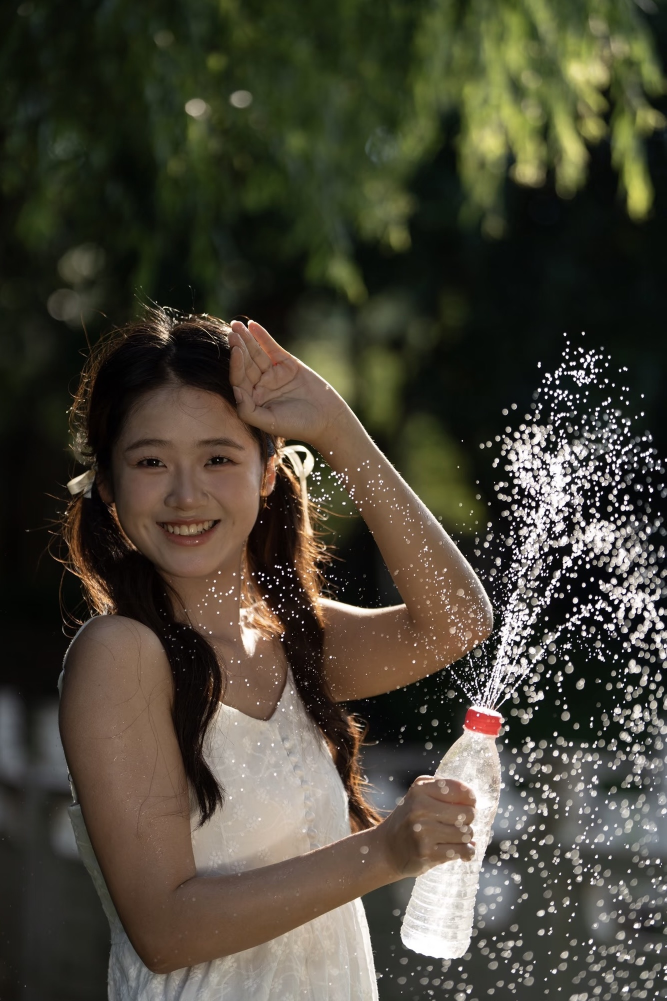
#> input picture tests/fixtures/real_portrait/source_original.jpg, 1333 x 2001 px (shown at 1/2 size)
$ python -i image_metrics.py   (imports and definitions only)
#> lines starting #> are read from the running program, lines starting #| are printed output that depends on the picture
"""Small deterministic image metrics shared by reviews and guards."""

from __future__ import annotations

from typing import Any

import numpy as np
from PIL import Image


def compute_image_metrics(image_path: str, mask_path: str | None = None) -> dict[str, float]:
    """Compute lightweight luminance and saturation metrics for an image."""

    image = Image.open(image_path).convert("RGB")
#> image is the input picture: PIL image 1333x2001 RGB; mean R, G, B 73.2, 69.1, 55.6
    image_np = np.asarray(image, dtype=np.float32)
    gray = np.dot(image_np[..., :3], [0.299, 0.587, 0.114])
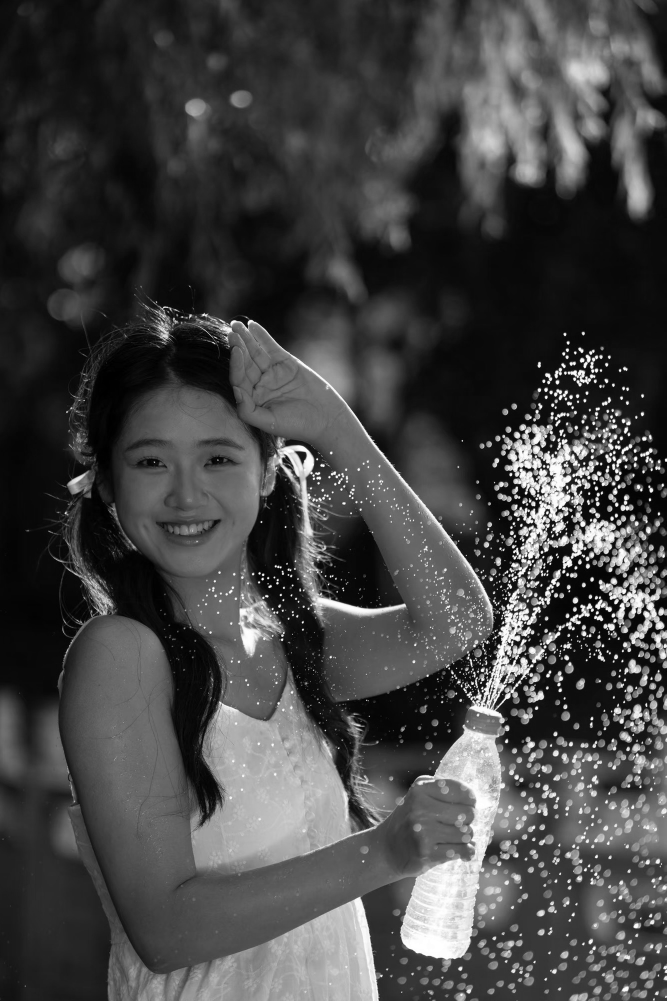
#> gray: shape (2001, 1333) float64 (shown at 1/2 size); min 0, max 255, mean 68.8
    rgb01 = image_np / 255.0
    rgb_max = rgb01.max(axis=2)
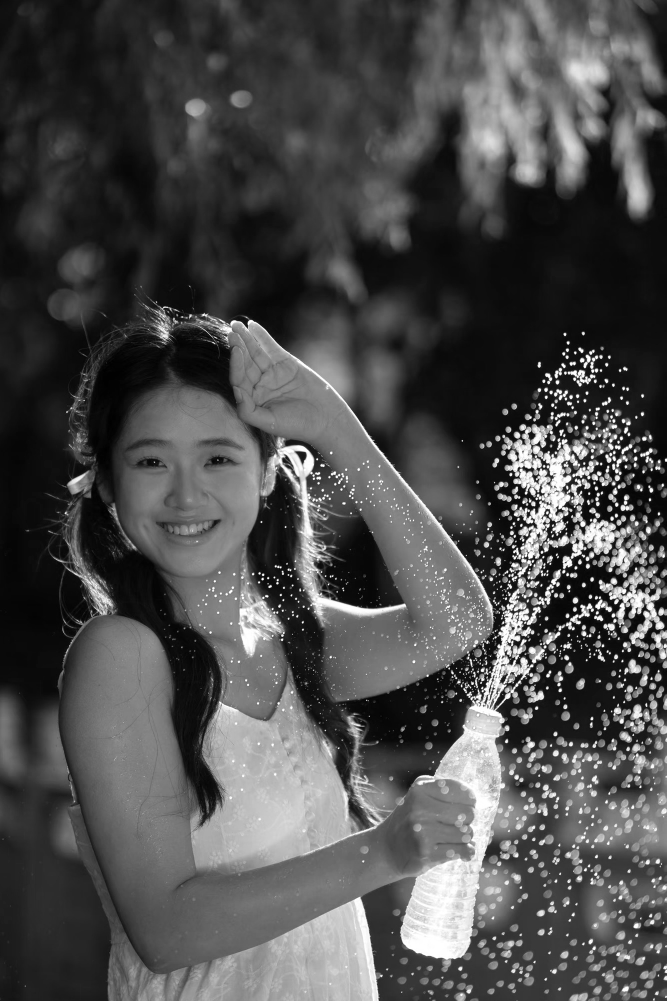
#> rgb_max: shape (2001, 1333) float32 (shown at 1/2 size); min 0, max 1, mean 0.3
    rgb_min = rgb01.min(axis=2)
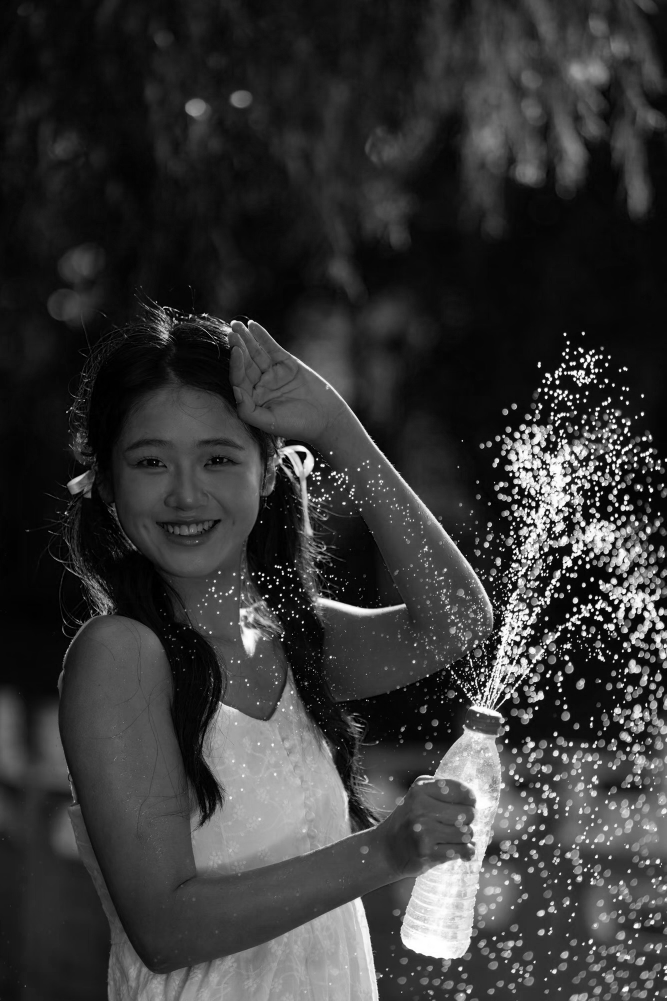
#> rgb_min: shape (2001, 1333) float32 (shown at 1/2 size); min 0, max 1, mean 0.215
    chroma = rgb_max - rgb_min
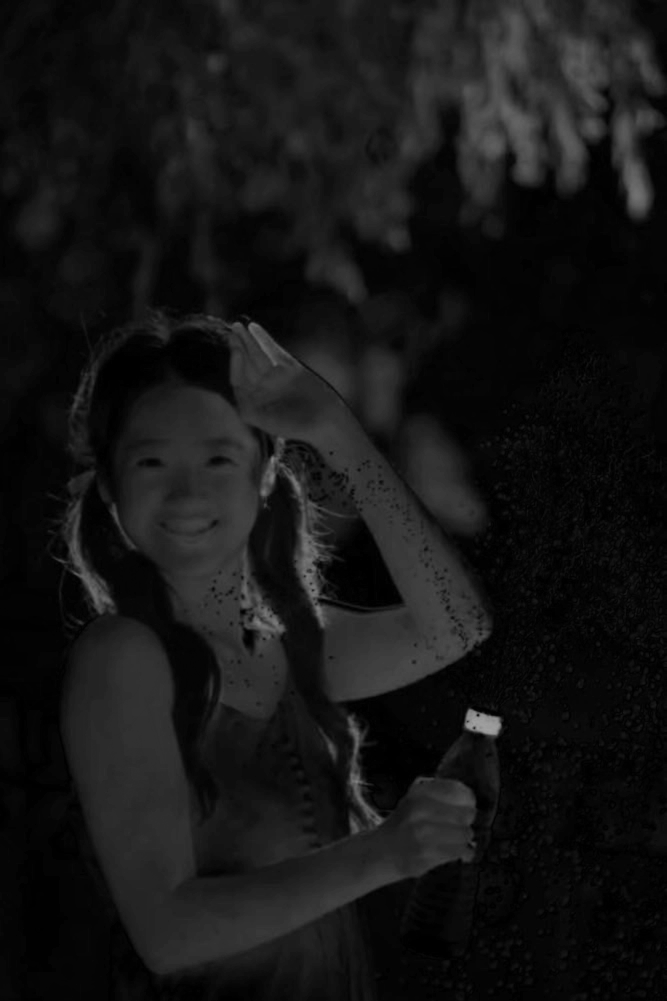
#> chroma: shape (2001, 1333) float32 (shown at 1/2 size); min 0, max 0.635, mean 0.0845
    saturation = np.divide(chroma, np.maximum(rgb_max, 1e-6), out=np.zeros_like(chroma), where=rgb_max > 1e-6)
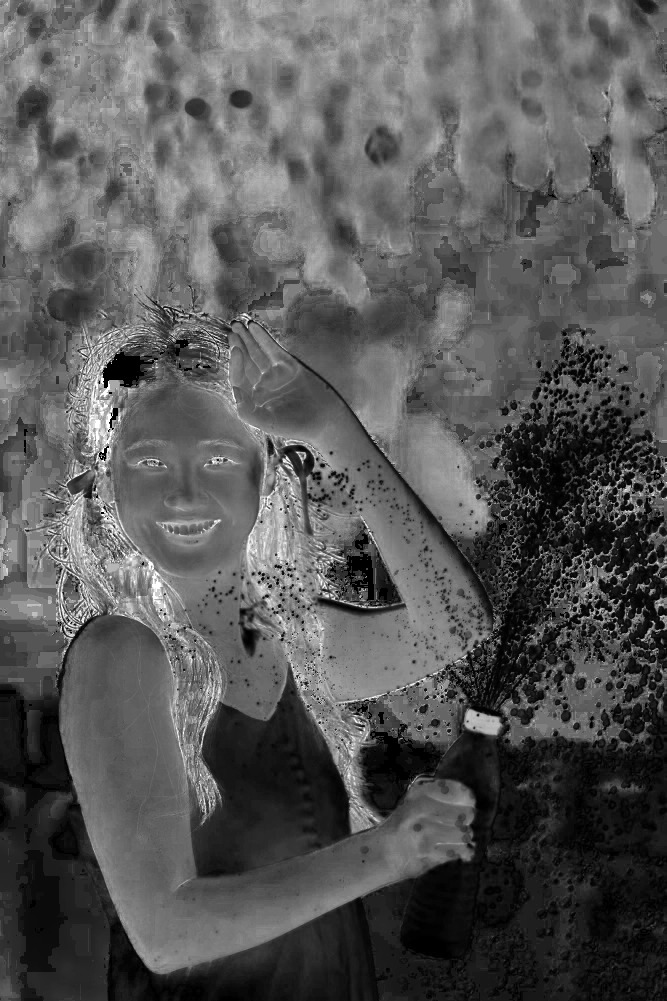
#> saturation: shape (2001, 1333) float32 (shown at 1/2 size); min 0, max 1, mean 0.344

    if mask_path:
        mask = Image.open(mask_path).convert("L").resize(image.size, Image.Resampling.BILINEAR)
        mask_np = np.asarray(mask, dtype=np.float32) / 255.0
        active = mask_np > 0.05
        if bool(active.any()):
            gray_values = gray[active]
            sat_values = saturation[active]
        else:
            gray_values = gray.reshape(-1)
            sat_values = saturation.reshape(-1)
    else:
        gray_values = gray.reshape(-1)
        sat_values = saturation.reshape(-1)

    return {
        "brightness_mean": float(gray_values.mean()),
        "brightness_std": float(gray_values.std()),
        "shadow_ratio": float((gray_values < 28).mean()),
        "highlight_ratio": float((gray_values > 235).mean()),
        "saturation_mean": float(sat_values.mean()),
        "saturation_std": float(sat_values.std()),
    }


def summarize_execution_counts(trace: list[dict[str, Any]]) -> dict[str, int]:
    """Return standard execution counters from JSON trace payloads."""

    return {
        "num_operations": len(trace),
        "success_count": sum(1 for item in trace if item.get("ok")),
        "failure_count": sum(1 for item in trace if item.get("ok") is False),
        "fallback_count": sum(1 for item in trace if item.get("fallback_used")),
    }

>>> result = compute_image_metrics('../../tests/fixtures/real_portrait/source_original.jpg')
#> result = {'brightness_mean': 68.81, 'brightness_std': 58.59, 'shadow_ratio': 0.319, 'highlight_ratio': 0.0202, 'saturation_mean': 0.344, 'saturation_std': 0.191}
